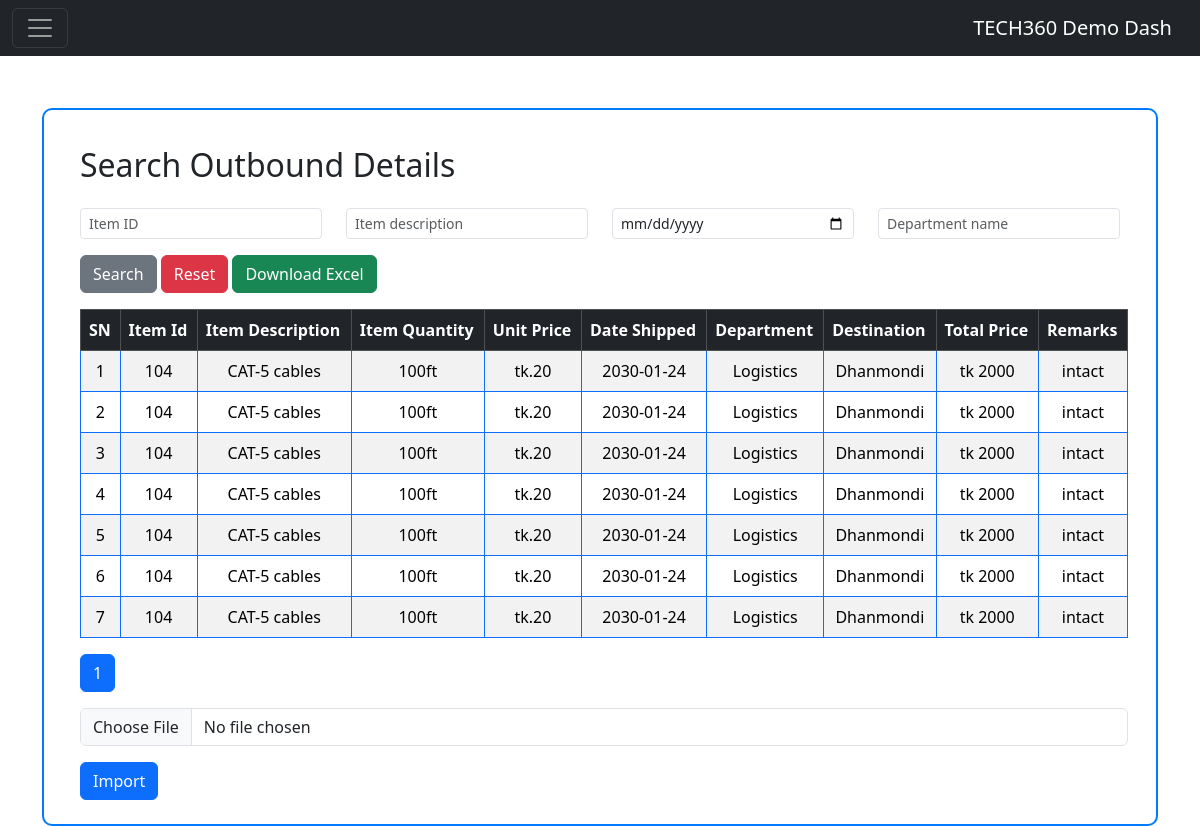
/outbound.php, run on an earlier commit of the app's database.
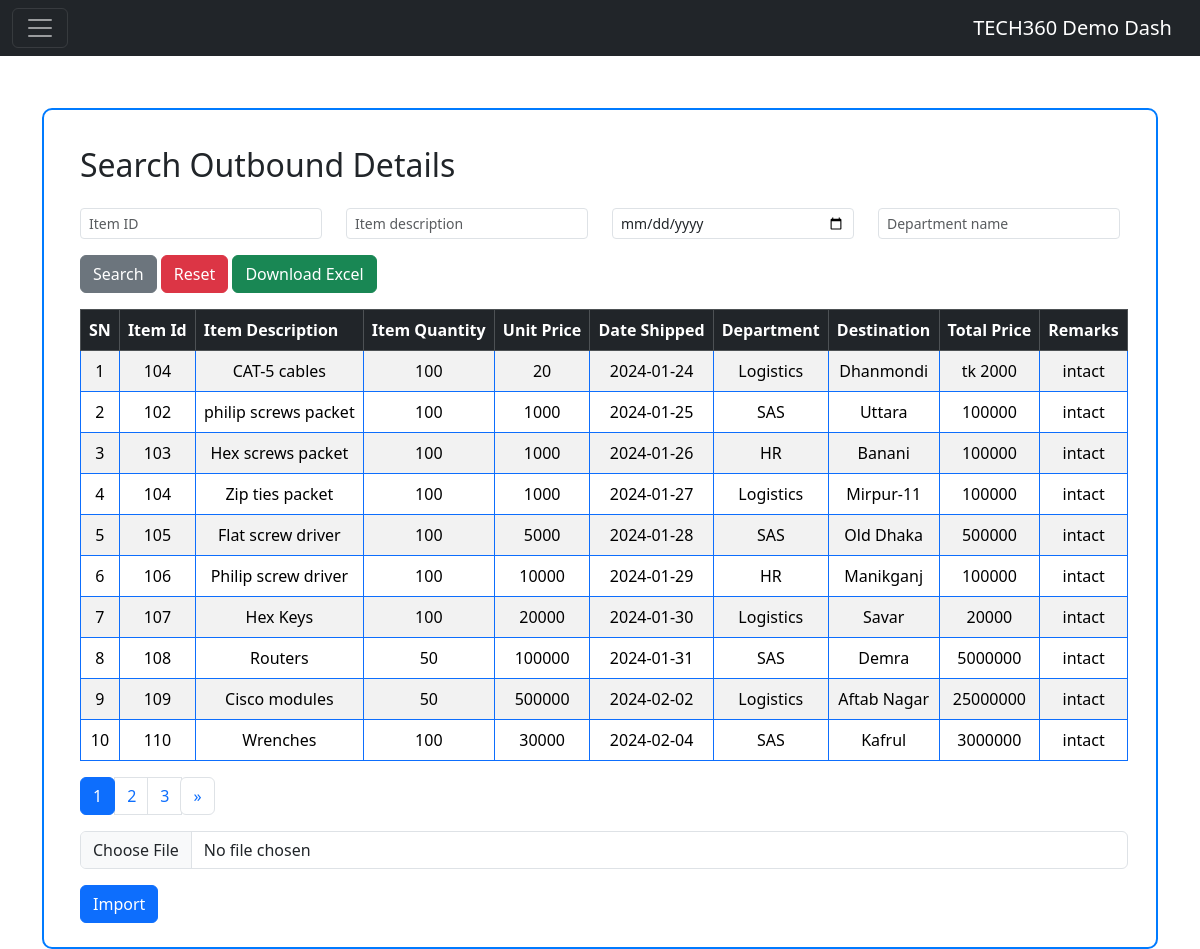
And on a later commit of the database.
### tables this page shows
CREATE TABLE `outbound` (
  `SN` int(3) NOT NULL,
  `item_id` varchar(6) NOT NULL,
  `item_description` varchar(50) NOT NULL,
  `item_quantity` varchar(100) NOT NULL,
  `unit_price` varchar(10000) NOT NULL,
  `date_shipped` date NOT NULL,
  `department` varchar(50) NOT NULL,
  `destination` varchar(50) NOT NULL,
  `total_price` varchar(100) NOT NULL,
  `remarks` varchar(500) NOT NULL
);

### outbound.php (the view, shortened to what this page needs)
<?php
$con = mysqli_connect('localhost', 'root', '', 'experiment');
?>
<!DOCTYPE html>
<html lang="en">
<head>
    <link rel="stylesheet" href="https://cdn.jsdelivr.net/npm/bootstrap@5.3.2/dist/css/bootstrap.rtl.min.css">
</head>
<body>
    <?php include 'index.php'; ?>
    <div class="container">
        <div class="row justify-content-center">
            <div class="col-md-12">
                <div class="container-box">
                    <form class="my-3 mx-3" method="post">
                        <h2 class="mb-4">Search Outbound Details</h2>
                        <div class="row">
                            <div class="col-md-3">
                                <input type="text" class="form-control form-control-sm mb-3" name="item_id" placeholder="Item ID">
                            </div>
                            <div class="col-md-3">
                                <input type="text" class="form-control form-control-sm mb-3" name="item_description" placeholder="Item description">
                            </div>
                            <div class="col-md-3">
                                <input type="date" class="form-control form-control-sm mb-3" name="date_shipped" placeholder="Extract Date">
                            </div>
                            <div class="col-md-3">
                                <input type="text" class="form-control form-control-sm mb-3" name="department" placeholder="Department name">
                            </div>
                        </div>
                        <div class="button-group">
                            <button type="submit" name="submit" class="btn btn-secondary">Search</button>
                            <button type="submit" name="reset" class="btn btn-danger">Reset</button>
                            <button type="submit" name="download_excel" class="btn btn-success">Download Excel</button>
                        </div>
                    </form>
                    <div class="container my-1 mx-1 table-container">
                        <table class="table table-bordered border-primary table-striped">
                            <thead class="table-dark">
                                <tr>
                                    <th>SN</th>
                                    <th>Item Id</th>
                                    <th>Item Description</th>
                                    <th>Item Quantity</th>
                                    <th>Unit Price</th>
                                    <th>Date Shipped</th>
                                    <th>Department</th>
                                    <th>Destination</th>
                                    <th>Total Price</th>
                                    <th>Remarks</th>
                                </tr>
                            </thead>
                            <tbody>
                                <?php
                                $columns_per_page = 10;
                                $records_per_page = $columns_per_page;
                                $current_page = isset($_GET['page']) ? $_GET['page'] : 1;
                                $start_from = ($current_page - 1) * $records_per_page;
                                if (!isset($_POST['submit'])) {
                                    $sql = "SELECT * FROM `outbound` WHERE SN <= 50 LIMIT $start_from, $records_per_page";
                                    $result = mysqli_query($con, $sql);
                                    while ($row = mysqli_fetch_assoc($result)) {
                                        echo "<tr>";
                                        echo '<td>' . $row['SN'] . '</td>
                                                <td>' . $row['item_id'] . '</td>
                                                <td>' . $row['item_description'] . '</td>
                                                <td>' . $row['item_quantity'] . '</td>
                                                <td>' . $row['unit_price'] . '</td>
                                                <td>' . $row['date_shipped'] . '</td>
                                                <td>' . $row['department'] . '</td>
                                                <td>' . $row['destination'] . '</td>
                                                <td>' . $row['total_price'] . '</td>
                                                <td>' . $row['remarks'] . '</td>';
                                        echo "</tr>";
                                    }
                                }
                                echo "</table>";
                                echo '<div>';
                                $total_records_sql = "SELECT COUNT(*) AS total_records FROM `outbound` WHERE SN <= 50";
                                $result = mysqli_query($con, $total_records_sql);
                                $total_records = mysqli_fetch_assoc($result)['total_records'];
                                $total_pages = ceil($total_records / $records_per_page);
                                echo '<nav aria-label="Page navigation example">';
                                echo '<ul class="pagination">';
                                for ($i = 1; $i <= $total_pages; $i++) {
                                    echo '<li class="page-item ' . ($current_page == $i ? 'active' : '') . '"><a class="page-link" href="?page=' . $i . '">' . $i . '</a></li>';
                                }
                                if ($current_page < $total_pages) {
                                    echo '<li class="page-item"><a class="page-link" href="?page=' . ($current_page + 1) . '" aria-label="Next"><span aria-hidden="true">&raquo;</span></a></li>';
                                }
                                echo '</ul>';
                                echo '</nav>';
                                ?>
                    </div>
                    <form action="" method="POST" enctype="multipart/form-data">
                    <input type="file" name="import_file" class="form-control" />
                    <button type="submit" name="save_excel_data" class="btn btn-primary mt-3">Import</button>
                </form>
                </div>
            </div>
        </div>
    </div>
    </div>
</body>
</html>

### index.php (shortened to what this page needs)
<!DOCTYPE html>
<html lang="en">
<head>
  <link href="https://cdn.jsdelivr.net/npm/bootstrap@5.3.3/dist/css/bootstrap.min.css" rel="stylesheet">
  table {
  border: 2px solid #a6a6a6;
  border-collapse: collapse;
  width: 100%;
  }
  th, td {
  border: 1px solid #a6a6a6;
  padding: 8px;
  }
  th {
  background-color: #f2f2f2;
  font-weight: bold;
  text-align: center;
  }
  tr:nth-child(even) {
  background-color: #f9f9f9;
  }
  tr:hover {
  background-color: #e6f7ff;
  }
</head>
<body>
  <nav class="navbar navbar-dark bg-dark fixed-top">
    <div class="container-fluid">
      <button class="navbar-toggler" type="button" data-bs-toggle="offcanvas" data-bs-target="#offcanvasDarkNavbar" aria-controls="offcanvasDarkNavbar" aria-label="Toggle navigation">
        <span class="navbar-toggler-icon"></span>
      </button>
      <a class="navbar-brand" href="#">TECH360 Demo Dash</a>
    </div>
  </nav>
</body>
</html>

### outbound.php (style rules this page uses)
body { background-color: #f8f9fa; }
.container-box { border: 2px solid #007bff; padding: 20px; margin-top: 60px; border-radius: 10px; background-color: #fff; }
.form-control-sm { border-radius: 5px; }
.table-container { overflow-x: auto; }
table { width: 100%; border-collapse: collapse; }
th, td { padding: 5px; text-align: center; }
th { background-color: #007bff; color: #fff; }
tbody tr:nth-child(even) { background-color: #f2f2f2; }

What changed in the data, as far as the page shows it:
changed outbound "CAT-5 cables": item_quantity "100ft" → "100"; unit_price "tk.20" → "20"; date_shipped "2030-01-24" → "2024-01-24"
changed outbound id 2: item "104" → "102"; item_description "CAT-5 cables" → "philip screws packet"; item_quantity "100ft" → "100"; unit_price "tk.20" → "1000"; date_shipped "2030-01-24" → "2024-01-25"; department "Logistics" → "SAS"; destination "Dhanmondi" → "Uttara"; total_price "tk 2000" → "100000"
changed outbound id 3: item "104" → "103"; item_description "CAT-5 cables" → "Hex screws packet"; item_quantity "100ft" → "100"; unit_price "tk.20" → "1000"; date_shipped "2030-01-24" → "2024-01-26"; department "Logistics" → "HR"; destination "Dhanmondi" → "Banani"; total_price "tk 2000" → "100000"
changed outbound id 4: item_description "CAT-5 cables" → "Zip ties packet"; item_quantity "100ft" → "100"; unit_price "tk.20" → "1000"; date_shipped "2030-01-24" → "2024-01-27"; destination "Dhanmondi" → "Mirpur-11"; total_price "tk 2000" → "100000"
changed outbound id 5: item "104" → "105"; item_description "CAT-5 cables" → "Flat screw driver"; item_quantity "100ft" → "100"; unit_price "tk.20" → "5000"; date_shipped "2030-01-24" → "2024-01-28"; department "Logistics" → "SAS"; destination "Dhanmondi" → "Old Dhaka"; total_price "tk 2000" → "500000"
changed outbound id 6: item "104" → "106"; item_description "CAT-5 cables" → "Philip screw driver"; item_quantity "100ft" → "100"; unit_price "tk.20" → "10000"; date_shipped "2030-01-24" → "2024-01-29"; department "Logistics" → "HR"; destination "Dhanmondi" → "Manikganj"; total_price "tk 2000" → "100000"
changed outbound id 7: item "104" → "107"; item_description "CAT-5 cables" → "Hex Keys"; item_quantity "100ft" → "100"; unit_price "tk.20" → "20000"; date_shipped "2030-01-24" → "2024-01-30"; destination "Dhanmondi" → "Savar"; total_price "tk 2000" → "20000"
added outbound: SN "8", item "108", item_description "Routers", item_quantity "50", unit_price "100000", date_shipped "2024-01-31", department "SAS", destination "Demra", total_price "5000000", remarks "intact"
added outbound: SN "9", item "109", item_description "Cisco modules", item_quantity "50", unit_price "500000", date_shipped "2024-02-02", department "Logistics", destination "Aftab Nagar", total_price "25000000", remarks "intact"
added outbound: SN "10", item "110", item_description "Wrenches", item_quantity "100", unit_price "30000", date_shipped "2024-02-04", department "SAS", destination "Kafrul", total_price "3000000", remarks "intact"
Also different on the page:
new list line: "2"
new list line: "3"
